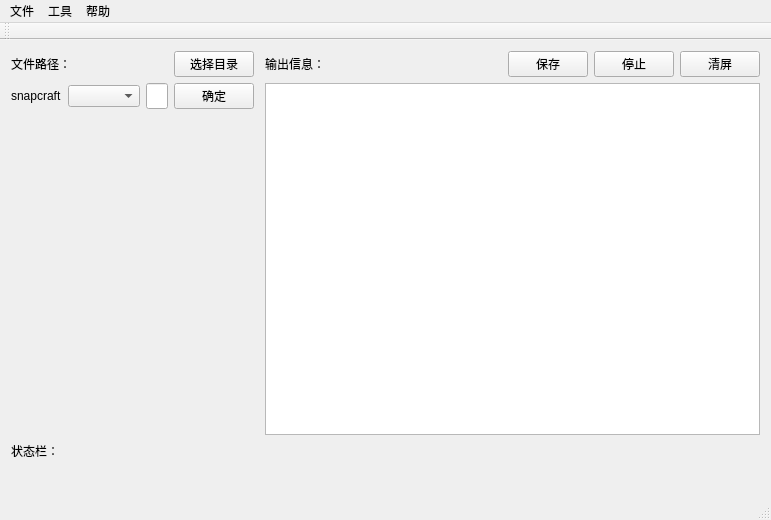
<?xml version="1.0" encoding="UTF-8"?>
<ui version="4.0">
 <class>MainWindow</class>
 <widget class="QMainWindow" name="MainWindow">
  <property name="geometry">
   <rect>
    <x>0</x>
    <y>0</y>
    <width>771</width>
    <height>520</height>
   </rect>
  </property>
  <property name="windowTitle">
   <string>MainWindow</string>
  </property>
  <widget class="QWidget" name="centralWidget">
   <layout class="QGridLayout" name="gridLayout_2">
    <item row="0" column="0">
     <layout class="QGridLayout" name="gridLayout">
      <item row="0" column="0">
       <layout class="QHBoxLayout" name="horizontalLayout_work" stretch="10,1,100">
        <item>
         <layout class="QVBoxLayout" name="verticalLayout_cmd">
          <item>
           <layout class="QHBoxLayout" name="horizontalLayout_dir" stretch="1,10,2,1">
            <item>
             <widget class="QLabel" name="label_888">
              <property name="text">
               <string>文件路径：</string>
              </property>
             </widget>
            </item>
            <item>
             <widget class="QLabel" name="label_selectDir">
              <property name="text">
               <string/>
              </property>
             </widget>
            </item>
            <item>
             <spacer name="horizontalSpacer_4">
              <property name="orientation">
               <enum>Qt::Horizontal</enum>
              </property>
              <property name="sizeHint" stdset="0">
               <size>
                <width>40</width>
                <height>20</height>
               </size>
              </property>
             </spacer>
            </item>
            <item>
             <widget class="QPushButton" name="pushButton">
              <property name="text">
               <string>选择目录</string>
              </property>
             </widget>
            </item>
           </layout>
          </item>
          <item>
           <layout class="QHBoxLayout" name="horizontalLayout_snap">
            <item>
             <widget class="QLabel" name="label_5">
              <property name="text">
               <string>snapcraft</string>
              </property>
             </widget>
            </item>
            <item>
             <widget class="QComboBox" name="comboBox_stage">
              <property name="currentText">
               <string/>
              </property>
              <property name="currentIndex">
               <number>-1</number>
              </property>
             </widget>
            </item>
            <item>
             <widget class="QLineEdit" name="lineEdit_extraParam">
              <property name="sizePolicy">
               <sizepolicy hsizetype="Preferred" vsizetype="Preferred">
                <horstretch>0</horstretch>
                <verstretch>0</verstretch>
               </sizepolicy>
              </property>
             </widget>
            </item>
            <item>
             <widget class="QPushButton" name="pushButton_2">
              <property name="sizePolicy">
               <sizepolicy hsizetype="Preferred" vsizetype="Preferred">
                <horstretch>0</horstretch>
                <verstretch>0</verstretch>
               </sizepolicy>
              </property>
              <property name="text">
               <string>确定</string>
              </property>
             </widget>
            </item>
           </layout>
          </item>
          <item>
           <layout class="QHBoxLayout" name="horizontalLayout_6">
            <item>
             <widget class="QLabel" name="label_6">
              <property name="text">
               <string/>
              </property>
             </widget>
            </item>
           </layout>
          </item>
          <item>
           <layout class="QHBoxLayout" name="horizontalLayout_5">
            <item>
             <widget class="QLabel" name="label_89">
              <property name="text">
               <string/>
              </property>
             </widget>
            </item>
           </layout>
          </item>
          <item>
           <layout class="QHBoxLayout" name="horizontalLayout_4">
            <item>
             <widget class="QLabel" name="label_3">
              <property name="text">
               <string/>
              </property>
             </widget>
            </item>
           </layout>
          </item>
          <item>
           <layout class="QHBoxLayout" name="horizontalLayout_10">
            <item>
             <widget class="QLabel" name="label_10">
              <property name="text">
               <string/>
              </property>
             </widget>
            </item>
           </layout>
          </item>
          <item>
           <layout class="QHBoxLayout" name="horizontalLayout_8">
            <item>
             <widget class="QLabel" name="label_8">
              <property name="text">
               <string/>
              </property>
             </widget>
            </item>
           </layout>
          </item>
          <item>
           <layout class="QHBoxLayout" name="horizontalLayout_9">
            <item>
             <widget class="QLabel" name="label_9">
              <property name="text">
               <string/>
              </property>
             </widget>
            </item>
           </layout>
          </item>
          <item>
           <layout class="QHBoxLayout" name="horizontalLayout_7">
            <item>
             <widget class="QLabel" name="label_7">
              <property name="text">
               <string/>
              </property>
             </widget>
            </item>
           </layout>
          </item>
          <item>
           <layout class="QHBoxLayout" name="horizontalLayout">
            <item>
             <widget class="QLabel" name="label_2">
              <property name="text">
               <string/>
              </property>
             </widget>
            </item>
           </layout>
          </item>
          <item>
           <spacer name="verticalSpacer">
            <property name="orientation">
             <enum>Qt::Vertical</enum>
            </property>
            <property name="sizeHint" stdset="0">
             <size>
              <width>20</width>
              <height>40</height>
             </size>
            </property>
           </spacer>
          </item>
         </layout>
        </item>
        <item>
         <spacer name="horizontalSpacer">
          <property name="orientation">
           <enum>Qt::Horizontal</enum>
          </property>
          <property name="sizeType">
           <enum>QSizePolicy::Preferred</enum>
          </property>
          <property name="sizeHint" stdset="0">
           <size>
            <width>40</width>
            <height>20</height>
           </size>
          </property>
         </spacer>
        </item>
        <item>
         <layout class="QVBoxLayout" name="verticalLayout_log">
          <item>
           <layout class="QHBoxLayout" name="horizontalLayout_log_status">
            <item>
             <widget class="QLabel" name="label">
              <property name="text">
               <string>输出信息：</string>
              </property>
             </widget>
            </item>
            <item>
             <spacer name="horizontalSpacer_3">
              <property name="orientation">
               <enum>Qt::Horizontal</enum>
              </property>
              <property name="sizeHint" stdset="0">
               <size>
                <width>40</width>
                <height>20</height>
               </size>
              </property>
             </spacer>
            </item>
            <item>
             <spacer name="horizontalSpacer_2">
              <property name="orientation">
               <enum>Qt::Horizontal</enum>
              </property>
              <property name="sizeHint" stdset="0">
               <size>
                <width>40</width>
                <height>20</height>
               </size>
              </property>
             </spacer>
            </item>
            <item>
             <widget class="QPushButton" name="pushButton_save">
              <property name="text">
               <string>保存</string>
              </property>
             </widget>
            </item>
            <item>
             <widget class="QPushButton" name="pushButton_3">
              <property name="text">
               <string>停止</string>
              </property>
             </widget>
            </item>
            <item>
             <widget class="QPushButton" name="pushButton_clear">
              <property name="text">
               <string>清屏</string>
              </property>
             </widget>
            </item>
           </layout>
          </item>
          <item>
           <widget class="QTextBrowser" name="textBrowser_2">
            <property name="sizePolicy">
             <sizepolicy hsizetype="Preferred" vsizetype="Preferred">
              <horstretch>0</horstretch>
              <verstretch>0</verstretch>
             </sizepolicy>
            </property>
           </widget>
          </item>
         </layout>
        </item>
       </layout>
      </item>
      <item row="1" column="0">
       <layout class="QVBoxLayout" name="verticalLayout_status">
        <item>
         <layout class="QHBoxLayout" name="horizontalLayout_3">
          <item>
           <widget class="QLabel" name="label_status">
            <property name="text">
             <string>状态栏：</string>
            </property>
           </widget>
          </item>
          <item>
           <spacer name="horizontalSpacer_5">
            <property name="orientation">
             <enum>Qt::Horizontal</enum>
            </property>
            <property name="sizeHint" stdset="0">
             <size>
              <width>40</width>
              <height>20</height>
             </size>
            </property>
           </spacer>
          </item>
         </layout>
        </item>
        <item>
         <layout class="QHBoxLayout" name="horizontalLayout_2">
          <item>
           <widget class="QLabel" name="label_status_cur_dir">
            <property name="text">
             <string/>
            </property>
           </widget>
          </item>
          <item>
           <spacer name="horizontalSpacer_6">
            <property name="orientation">
             <enum>Qt::Horizontal</enum>
            </property>
            <property name="sizeHint" stdset="0">
             <size>
              <width>40</width>
              <height>20</height>
             </size>
            </property>
           </spacer>
          </item>
         </layout>
        </item>
       </layout>
      </item>
     </layout>
    </item>
   </layout>
  </widget>
  <widget class="QMenuBar" name="menuBar">
   <property name="geometry">
    <rect>
     <x>0</x>
     <y>0</y>
     <width>771</width>
     <height>22</height>
    </rect>
   </property>
   <widget class="QMenu" name="menu_file">
    <property name="title">
     <string>文件</string>
    </property>
    <addaction name="action_openfile"/>
    <addaction name="action_opendir"/>
    <addaction name="action_exit"/>
   </widget>
   <widget class="QMenu" name="menu_tool">
    <property name="title">
     <string>工具</string>
    </property>
   </widget>
   <widget class="QMenu" name="menu_help">
    <property name="title">
     <string>帮助</string>
    </property>
    <addaction name="actionguanyu"/>
   </widget>
   <addaction name="menu_file"/>
   <addaction name="menu_tool"/>
   <addaction name="menu_help"/>
  </widget>
  <widget class="QToolBar" name="mainToolBar">
   <attribute name="toolBarArea">
    <enum>TopToolBarArea</enum>
   </attribute>
   <attribute name="toolBarBreak">
    <bool>false</bool>
   </attribute>
  </widget>
  <widget class="QStatusBar" name="statusBar"/>
  <action name="action_openfile">
   <property name="text">
    <string>打开文件</string>
   </property>
  </action>
  <action name="action_opendir">
   <property name="text">
    <string>打开目录</string>
   </property>
  </action>
  <action name="action_exit">
   <property name="text">
    <string>退出</string>
   </property>
  </action>
  <action name="actionguanyu">
   <property name="text">
    <string>关于</string>
   </property>
  </action>
 </widget>
 <layoutdefault spacing="6" margin="11"/>
 <resources/>
 <connections/>
</ui>
